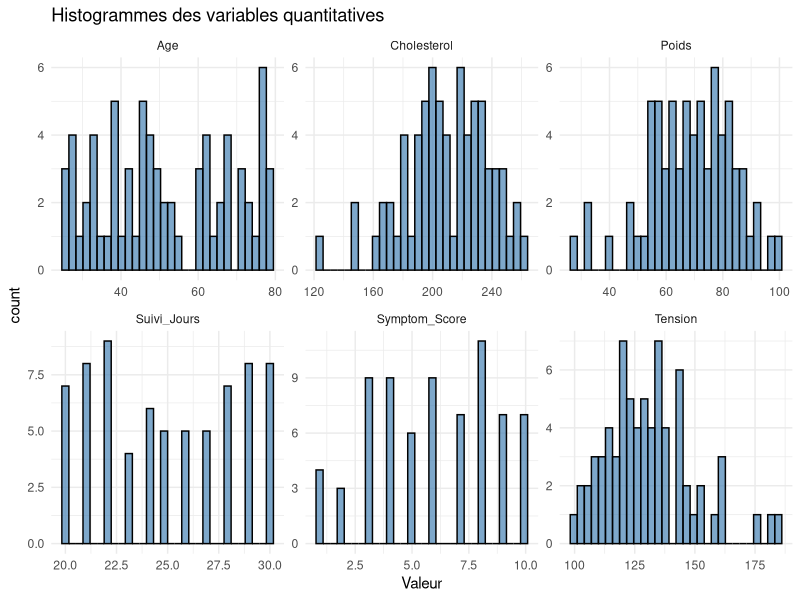
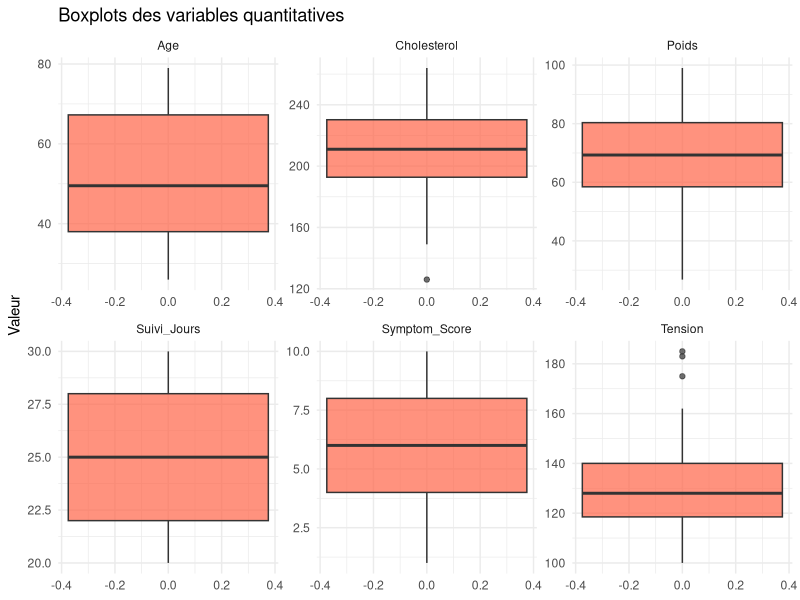
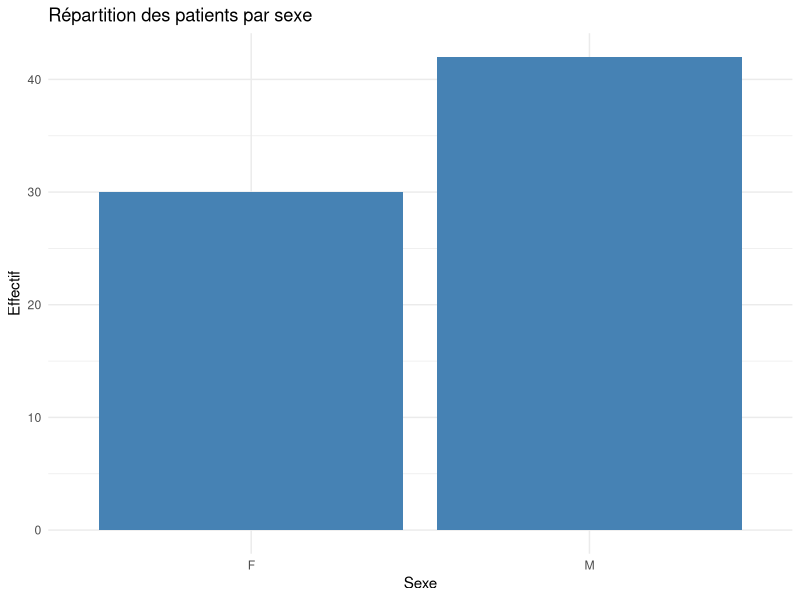
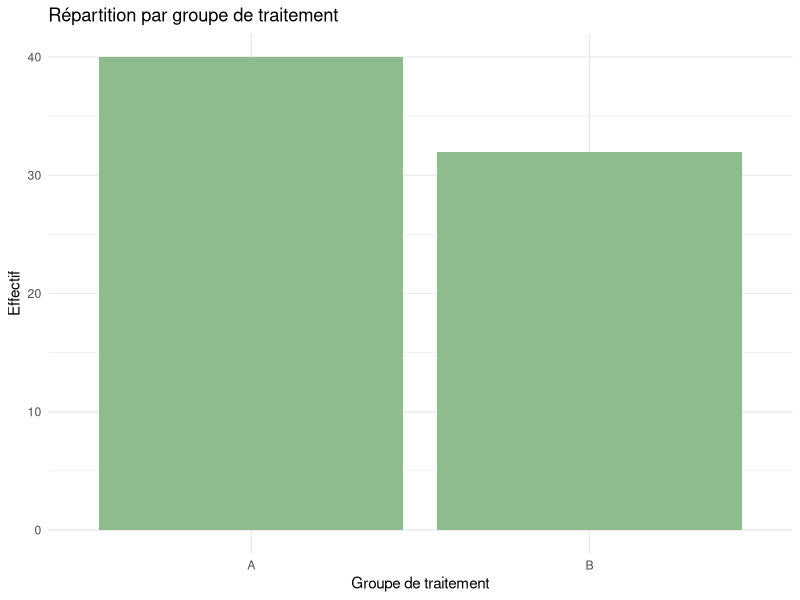
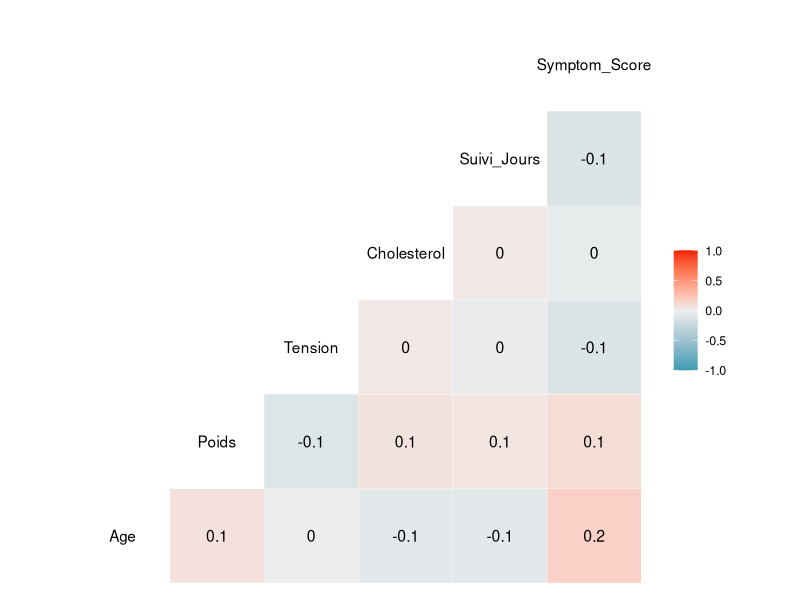
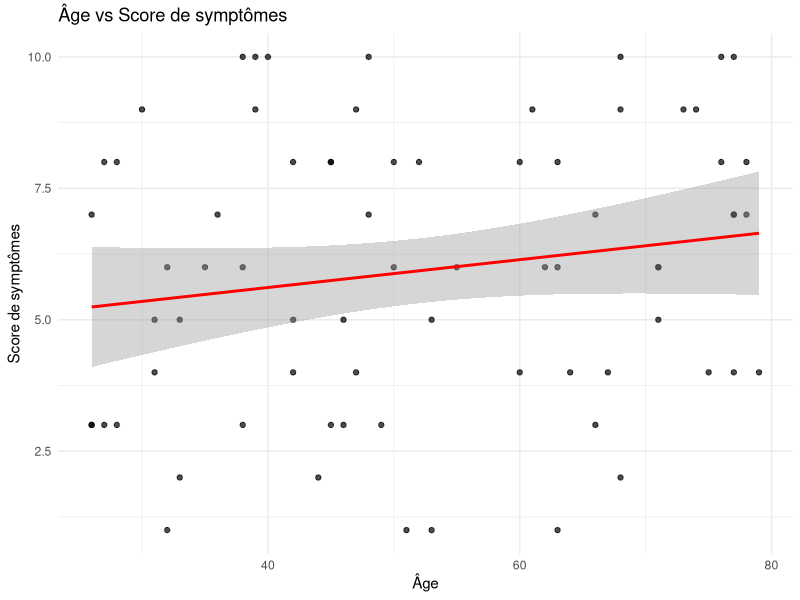
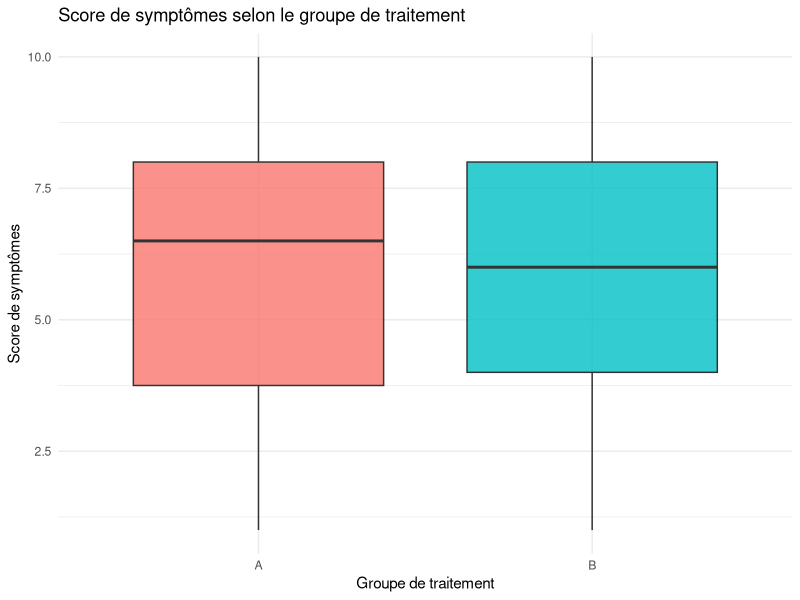
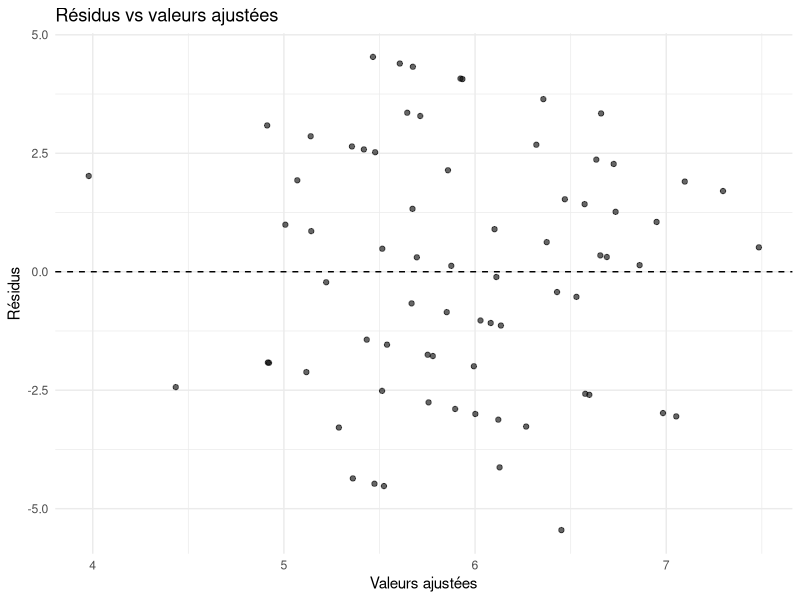

These figures' R source, in order:
## ---- chunk 1
knitr::opts_chunk$set(
  echo = TRUE,
  message = FALSE,
  warning = FALSE
)
## ---- chunk 2
required_packages <- c(
  "tidyverse",
  "skimr",
  "GGally",
  "psych",
  "broom",
  "car"
)

installed <- rownames(installed.packages())
for (p in required_packages) {
  if (!p %in% installed) {
    install.packages(p, dependencies = TRUE)
  }
}

library(tidyverse)
library(skimr)
library(GGally)
library(psych)
library(broom)
library(car)
## ---- chunk 3
data <- read.csv(
  "patients_medical_data.csv",
  sep = ";",
  header = TRUE,
  stringsAsFactors = FALSE,
  na.strings = c("", "NA", "NaN", "NULL", "?")
)

# Aperçu des premières lignes
head(data)

# Structure des données
str(data)
## ---- chunk 4
data <- data %>%
  mutate(
    Sexe = as.factor(Sexe),
    Groupe_Traitement = as.factor(Groupe_Traitement)
  )

# Vérification des types
str(data)
## ---- chunk 5
# Nombre de NA par variable
colSums(is.na(data))

# Proportion de NA par variable
sapply(data, function(x) mean(is.na(x)))
## ---- chunk 6
# Exemple simple : suppression des lignes ayant au moins une valeur manquante
data_clean <- na.omit(data)

dim(data)
dim(data_clean)
## ---- chunk 7
skim(data_clean)
## ---- chunk 8
numeric_vars <- data_clean %>%
  select(Age, Poids, Tension, Cholesterol, Suivi_Jours, Symptom_Score)

summary(numeric_vars)
psych::describe(numeric_vars)
## ---- chunk 9
numeric_vars_long <- data_clean %>%
  select(Age, Poids, Tension, Cholesterol, Suivi_Jours, Symptom_Score) %>%
  pivot_longer(cols = everything(), names_to = "Variable", values_to = "Valeur")

ggplot(numeric_vars_long, aes(x = Valeur)) +
  geom_histogram(bins = 30, color = "black", fill = "steelblue", alpha = 0.7) +
  facet_wrap(~ Variable, scales = "free") +
  theme_minimal() +
  labs(title = "Histogrammes des variables quantitatives")

ggplot(numeric_vars_long, aes(y = Valeur)) +
  geom_boxplot(fill = "tomato", alpha = 0.7) +
  facet_wrap(~ Variable, scales = "free") +
  theme_minimal() +
  labs(title = "Boxplots des variables quantitatives")
## ---- chunk 10
apply(numeric_vars, 2, function(x) {
  shapiro.test(x)$p.value
})
## ---- chunk 11
table(data_clean$Sexe)
prop.table(table(data_clean$Sexe))

table(data_clean$Groupe_Traitement)
prop.table(table(data_clean$Groupe_Traitement))
## ---- chunk 12
ggplot(data_clean, aes(x = Sexe)) +
  geom_bar(fill = "steelblue") +
  theme_minimal() +
  labs(title = "Répartition des patients par sexe", x = "Sexe", y = "Effectif")

ggplot(data_clean, aes(x = Groupe_Traitement)) +
  geom_bar(fill = "darkseagreen") +
  theme_minimal() +
  labs(title = "Répartition par groupe de traitement", x = "Groupe de traitement", y = "Effectif")
## ---- chunk 13
cor_matrix <- cor(numeric_vars, use = "complete.obs")
cor_matrix
## ---- chunk 14
GGally::ggcorr(numeric_vars, label = TRUE)
## ---- chunk 15
cor.test(data_clean$Age, data_clean$Symptom_Score)

ggplot(data_clean, aes(x = Age, y = Symptom_Score)) +
  geom_point(alpha = 0.7) +
  geom_smooth(method = "lm", color = "red", se = TRUE) +
  theme_minimal() +
  labs(title = "Âge vs Score de symptômes",
       x = "Âge",
       y = "Score de symptômes")
## ---- chunk 16
ggplot(data_clean, aes(x = Groupe_Traitement, y = Symptom_Score, fill = Groupe_Traitement)) +
  geom_boxplot(alpha = 0.8) +
  theme_minimal() +
  labs(title = "Score de symptômes selon le groupe de traitement",
       x = "Groupe de traitement",
       y = "Score de symptômes") +
  theme(legend.position = "none")
## ---- chunk 17
anova_model <- aov(Symptom_Score ~ Groupe_Traitement, data = data_clean)
summary(anova_model)
## ---- chunk 18
t.test(Symptom_Score ~ Sexe, data = data_clean, var.equal = FALSE)
## ---- chunk 19
tab_sexe_traitement <- table(data_clean$Sexe, data_clean$Groupe_Traitement)
tab_sexe_traitement

chisq.test(tab_sexe_traitement)
## ---- chunk 20
modele_lm <- lm(
  Symptom_Score ~ Age + Sexe + Poids + Tension + Cholesterol + Groupe_Traitement + Suivi_Jours,
  data = data_clean
)

summary(modele_lm)
## ---- chunk 21
tidy(modele_lm, conf.int = TRUE)
## ---- chunk 22
ggplot(data.frame(
  fitted = fitted(modele_lm),
  resid = resid(modele_lm)
), aes(x = fitted, y = resid)) +
  geom_point(alpha = 0.6) +
  geom_hline(yintercept = 0, linetype = "dashed") +
  theme_minimal() +
  labs(title = "Résidus vs valeurs ajustées",
       x = "Valeurs ajustées",
       y = "Résidus")
## ---- chunk 23
qqnorm(resid(modele_lm))
qqline(resid(modele_lm), col = "red")

shapiro.test(resid(modele_lm))
## ---- chunk 24
vif(modele_lm)
